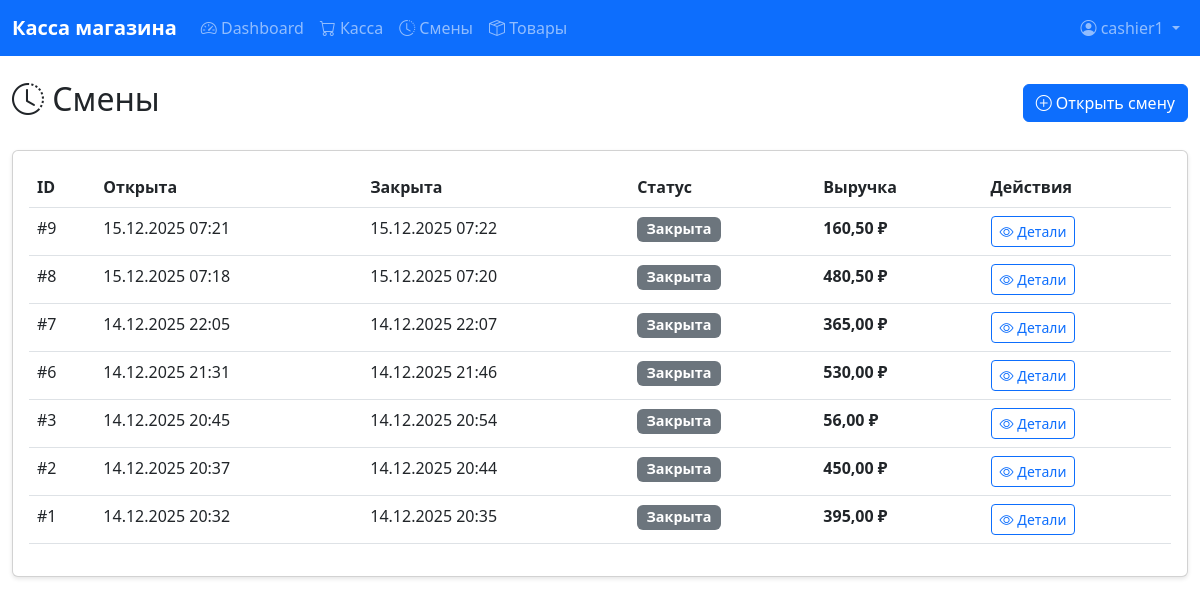
/shifts/ (signed in), run on the app's committed database.
### core/models.py (models this page shows, shortened)
class Shift(models.Model):
    STATUS_OPEN = 'OPEN'
    STATUS_CLOSED = 'CLOSED'
    STATUS_CHOICES = [
        (STATUS_OPEN, 'Открыта'),
        (STATUS_CLOSED, 'Закрыта'),
    ]
    cashier = models.ForeignKey(User, on_delete=models.CASCADE, related_name='shifts', verbose_name='Кассир')
    opened_at = models.DateTimeField(auto_now_add=True, verbose_name='Открыта')
    closed_at = models.DateTimeField(null=True, blank=True, verbose_name='Закрыта')
    status = models.CharField(max_length=10, choices=STATUS_CHOICES, default=STATUS_OPEN, verbose_name='Статус')
    opening_cash = models.DecimalField(max_digits=10, decimal_places=2, default=Decimal('0.00'), verbose_name='Наличные на начало')
    closing_cash = models.DecimalField(max_digits=10, decimal_places=2, null=True, blank=True, verbose_name='Наличные на конец')
    created_at = models.DateTimeField(auto_now_add=True, verbose_name='Создана')
    updated_at = models.DateTimeField(auto_now=True, verbose_name='Обновлена')
    class Meta:
        verbose_name = 'Смена'
        verbose_name_plural = 'Смены'
        ordering = ['-opened_at']
    @property
    def total_amount(self):
        sales = self.receipts.filter(receipt_type=Receipt.RECEIPT_SALE).aggregate(
            total=models.Sum('total_amount')
        )['total'] or Decimal('0.00')
        returns = self.receipts.filter(receipt_type=Receipt.RECEIPT_RETURN).aggregate(
            total=models.Sum('total_amount')
        )['total'] or Decimal('0.00')
        return sales - returns

### core/views.py (the view)
# urls.py: path('shifts/', views.shifts_list, name='shifts_list'),
@login_required
def shifts_list(request):
    user = request.user
    is_admin = user.is_staff or user.is_superuser
    if is_admin:
        shifts = Shift.objects.all()
        cashier_id = request.GET.get('cashier_id')
        if cashier_id:
            shifts = shifts.filter(cashier_id=cashier_id)
    else:
        shifts = Shift.objects.filter(cashier=user)
    return render(request, 'core/shifts_list.html', {
        'shifts': shifts,
        'is_admin': is_admin
    })

### templates/core/shifts_list.html (shortened to what this page needs)
{% extends 'core/base.html' %}
{% block content %}
<div class="row">
    <div class="col-12">
        <div class="d-flex justify-content-between align-items-center mb-4">
            <h2><i class="bi bi-clock-history"></i> Смены</h2>
            {% if not is_admin %}
            <a href="{% url 'shift_open' %}" class="btn btn-primary">
                <i class="bi bi-plus-circle"></i> Открыть смену
            </a>
            {% endif %}
        </div>
    </div>
</div>
<div class="card">
    <div class="card-body">
        <div class="table-responsive">
            <table class="table table-hover">
                <thead>
                    <tr>
                        <th>ID</th>
                        <th>Открыта</th>
                        <th>Закрыта</th>
                        <th>Статус</th>
                        <th>Выручка</th>
                        <th>Действия</th>
                    </tr>
                </thead>
                <tbody>
                    {% for shift in shifts %}
                    <tr>
                        <td>#{{ shift.id }}</td>
                        <td>{{ shift.opened_at|date:"d.m.Y H:i" }}</td>
                        <td>{{ shift.closed_at|date:"d.m.Y H:i"|default:"—" }}</td>
                        <td>
                            {% if shift.status == 'OPEN' %}
                                <span class="badge bg-success">Открыта</span>
                            {% else %}
                                <span class="badge bg-secondary">Закрыта</span>
                            {% endif %}
                        </td>
                        <td><strong>{{ shift.total_amount|floatformat:2 }} ₽</strong></td>
                        <td>
                            <a href="{% url 'shift_detail' shift.id %}" class="btn btn-sm btn-outline-primary">
                                <i class="bi bi-eye"></i> Детали
                            </a>
                        </td>
                    </tr>
                    {% empty %}
                    <tr>
                        <td colspan="{% if is_admin %}7{% else %}6{% endif %}" class="text-center text-muted">
                            Смены не найдены
                        </td>
                    </tr>
                    {% endfor %}
                </tbody>
            </table>
        </div>
    </div>
</div>
{% endblock %}

### templates/core/base.html (shortened to what this page needs)
<!DOCTYPE html>
<html lang="ru">
<head>
    <link href="https://cdn.jsdelivr.net/npm/bootstrap@5.3.0/dist/css/bootstrap.min.css" rel="stylesheet">
    <link href="https://cdn.jsdelivr.net/npm/bootstrap-icons@1.11.0/font/bootstrap-icons.css" rel="stylesheet">
</head>
<body>
    <nav class="navbar navbar-expand-lg navbar-dark bg-primary">
        <div class="container-fluid">
            <a class="navbar-brand" href="{% url 'dashboard' %}">
                 Касса магазина
            </a>
            <div class="collapse navbar-collapse" id="navbarNav">
                <ul class="navbar-nav me-auto">
                    <li class="nav-item">
                        <a class="nav-link" href="{% url 'dashboard' %}">
                            <i class="bi bi-speedometer2"></i> Dashboard
                        </a>
                    </li>
                    {% if not user.is_staff and not user.is_superuser %}
                    <li class="nav-item">
                        <a class="nav-link" href="{% url 'pos' %}">
                            <i class="bi bi-cart"></i> Касса
                        </a>
                    </li>
                    {% endif %}
                    <li class="nav-item">
                        <a class="nav-link" href="{% url 'shifts_list' %}">
                            <i class="bi bi-clock-history"></i> Смены
                        </a>
                    </li>
                    <li class="nav-item">
                        <a class="nav-link" href="{% url 'products_list' %}">
                            <i class="bi bi-box-seam"></i> Товары
                        </a>
                    </li>
                </ul>
                <ul class="navbar-nav">
                    <li class="nav-item dropdown">
                        <a class="nav-link dropdown-toggle" href="#" id="navbarDropdown" role="button" data-bs-toggle="dropdown">
                            <i class="bi bi-person-circle"></i> {{ user.username }}
                        </a>
                    </li>
                </ul>
            </div>
        </div>
    </nav>
    <div class="container-fluid mt-4">
        {% block content %}{% endblock %}
    </div>
</body>
</html>

### templates/core/base.html (style rules this page uses)
.navbar-brand { font-weight: bold; }
.card { box-shadow: 0 2px 4px rgba(0,0,0,0.1); margin-bottom: 20px; }
.badge { font-size: 0.9em; }
.table-responsive { border-radius: 8px; }

### data on the page
Shift: id "9", opened_at "15.12.2025 07:21", closed_at "15.12.2025 07:22", status "Закрыта", total_amount "160,50"
Shift: id "8", opened_at "15.12.2025 07:18", closed_at "15.12.2025 07:20", status "Закрыта", total_amount "480,50"
Shift: id "7", opened_at "14.12.2025 22:05", closed_at "14.12.2025 22:07", status "Закрыта", total_amount "365,00"
Shift: id "6", opened_at "14.12.2025 21:31", closed_at "14.12.2025 21:46", status "Закрыта", total_amount "530,00"
Shift: id "3", opened_at "14.12.2025 20:45", closed_at "14.12.2025 20:54", status "Закрыта", total_amount "56,00"
Shift: id "2", opened_at "14.12.2025 20:37", closed_at "14.12.2025 20:44", status "Закрыта", total_amount "450,00"
Shift: id "1", opened_at "14.12.2025 20:32", closed_at "14.12.2025 20:35", status "Закрыта", total_amount "395,00"

### other printed values
{{ user.username }} "cashier1"
